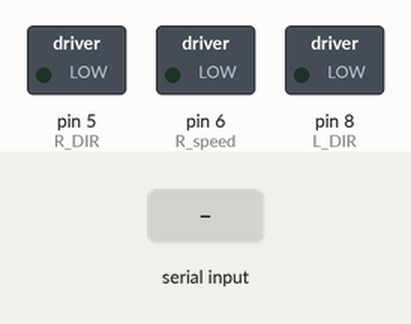
Simulated run of this sketch. Board: Arduino Uno, built with avr-gcc and run on an emulated ATmega328P. Parts: switched loads named in the sketch (green lamp = pin HIGH). The test bench sets the inputs (shaded band). What the sketch prints to the serial monitor is not drawn.

Above: at 1.2 s.
1.3 s: "F90\n" received over the second serial link
At 1.7 s:
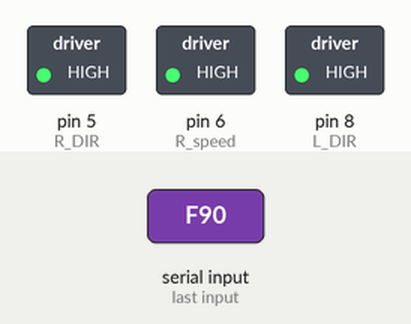
2.8 s: "B90\n" received over the second serial link
At 4.0 s:
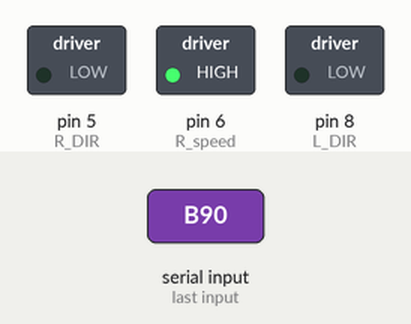
4.3 s: "R90\n" received over the second serial link
At 5.3 s:
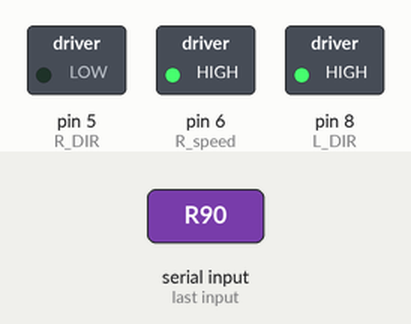
5.8 s: "L90\n" received over the second serial link
At 6.4 s:
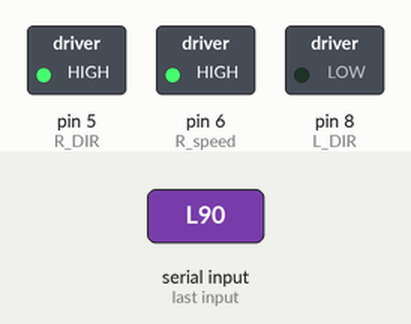
7.3 s: "S90\n" received over the second serial link
At 8.5 s:
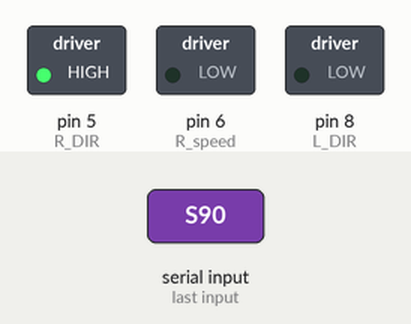
8.8 s: "F" received over the second serial link
At 9.9 s:
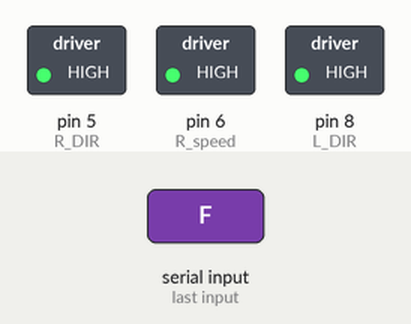
Timing chart, 0 to 11.3 s (numbered marks = the images above; inputs shaded):
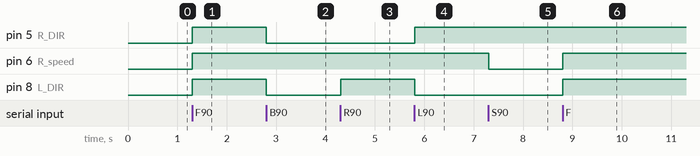

The sketch:

RC___Motor_Driver_Testing.ino
```cpp
#include <SoftwareSerial.h>

#define R_DIR   5
#define L_DIR   8
#define R_speed 6
#define L_speed 9

#define RX 10
#define TX 11

/*****************/
//#define directSpeed 255
//#define tuenSpeed   100

#define forward  1
#define backward 0
/******************/

SoftwareSerial Blue(RX,TX);

int Speed =255;
void setup() {
  // put your setup code here, to run once:
  pinMode(R_DIR,  OUTPUT);
  pinMode(L_DIR,  OUTPUT);
  pinMode(R_speed, OUTPUT);
  pinMode(R_speed, OUTPUT);
  Blue.begin(9600);
  Serial.begin(9600);
  Serial.println("Starting");
}
char input;
void loop() {
  if(Blue.available()){
   input = Blue.read();
  }

    Serial.println(input);
    switch (input)
    {
      case 'F':
        GO_forward();
        break;

      case 'B':
        GO_backward();
        break;

      case 'R':
        turn_right();
        break;

      case 'L':
        turn_left();
        break;

      case 'S':
        Stop();
        break;

      default:
        if(input >= '1' and input <= '8')
            Speed = 31 * (input - '0');
        /*
          case '1':
          speed=31;
          break;

          case '2':
          speed=62;
          break;

          case '3':
          speed=93;
          break;

          case '4':
          speed=124;
          break;

          case '5':
          speed=151;
          break;

          case '6':
          speed=186;
          break;

          case '7':
          speed=217;
          break;

          case '8':
          speed=248;
          break;
        */

  }

}

void GO_forward()
{
  digitalWrite(R_speed, Speed);
  digitalWrite(L_speed, Speed);
  digitalWrite(R_DIR, forward);
  digitalWrite(L_DIR, forward);
}
void GO_backward()
{
  digitalWrite(R_speed, Speed);
  digitalWrite(L_speed, Speed);
  digitalWrite(R_DIR, backward);
  digitalWrite(L_DIR, backward);
}

void turn_right()
{
  digitalWrite(R_speed, Speed);
  digitalWrite(L_speed, Speed);
  digitalWrite(R_DIR, backward);
  digitalWrite(L_DIR, forward);
}

void turn_left()
{
  digitalWrite(R_speed, Speed);
  digitalWrite(L_speed, Speed);
  digitalWrite(R_DIR, forward);
  digitalWrite(L_DIR, backward);
}

void Stop()
{
  digitalWrite(R_speed, 0);
  digitalWrite(L_speed, 0);
}
void set_speed(int in)
{
  Speed = 31 * in;
}
```

Measured:
- after the input at 1.3 s, pin 5 (R_DIR), pin 6 (R_speed), pin 8 (L_DIR): LOW → HIGH at once
- after the input at 2.8 s, pin 5 (R_DIR), pin 8 (L_DIR): HIGH → LOW at once
- after the input at 4.3 s, pin 8 (L_DIR): LOW → HIGH at once
- after the input at 5.8 s, pin 5 (R_DIR): LOW → HIGH at once; pin 8 (L_DIR): HIGH → LOW at once
- after the input at 7.3 s, pin 6 (R_speed): HIGH → LOW at once
- after the input at 8.8 s, pin 6 (R_speed), pin 8 (L_DIR): LOW → HIGH at once
